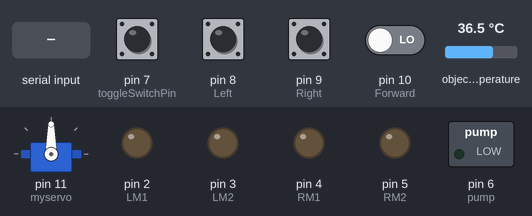
Simulated run of this sketch. Board: Arduino Uno, built with avr-gcc and run on an emulated ATmega328P. Shown: servo, switched loads named in the sketch (green lamp = pin HIGH), output pins drawn as LEDs (lit = HIGH). The test bench sets the inputs (shaded band); at power-on: pin 7 (toggleSwitchPin) HIGH, pin 8 (Left), pin 9 (Right), pin 10 (Forward) LOW, object temperature 36.5 °C.

Above: at 1.2 s.
1.3 s: pin 7 (toggleSwitchPin) pulled LOW for 0.15 s
At 2.6 s:
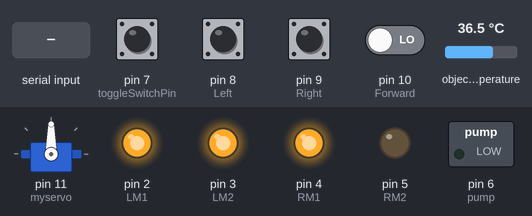
3.0 s: "X" received over the second serial link
At 3.15 s:
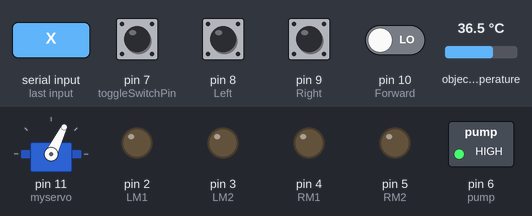
6.0 s: "B" received over the second serial link
At 7.2 s:
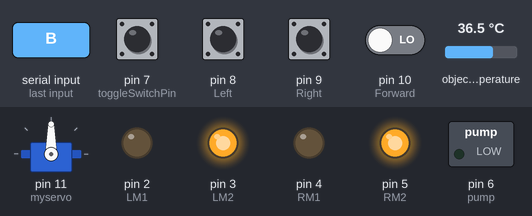
7.5 s: pin 7 (toggleSwitchPin) pulled LOW for 1 s
At 8.3 s:
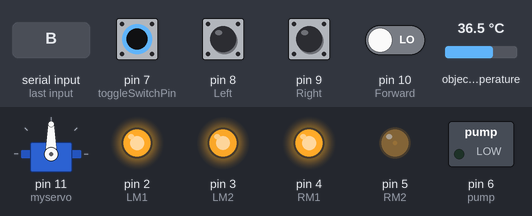
10.0 s: "L" received over the second serial link
At 11.2 s:
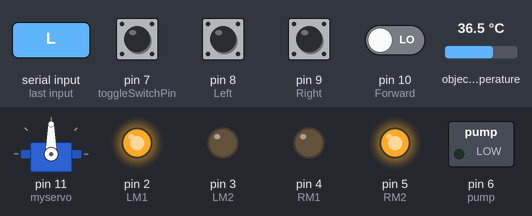
11.5 s: "R" received over the second serial link
At 12.6 s:
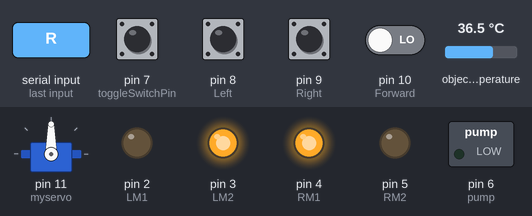
Timing chart, 0 to 14.0 s (numbered marks = the images above; inputs shaded):
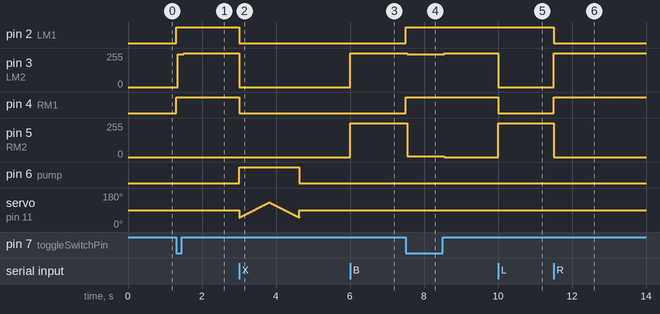

Measured:
- after the input at 1.3 s, pin 2 (LM1), pin 4 (RM1): LOW → HIGH at once; pin 3 (LM2): 0/255 → 246/255 at once, → 255/255 0.16 s later
- after the input at 3.0 s, pin 2 (LM1), pin 4 (RM1): HIGH → LOW at once; pin 3 (LM2): 255/255 → 0/255 at once; pin 6 (pump): LOW → HIGH at once, → LOW 1.6 s later
- after the input at 6.0 s, pin 3 (LM2), pin 5 (RM2): 0/255 → 255/255 at once
- after the input at 7.5 s, pin 2 (LM1), pin 4 (RM1): LOW → HIGH at once; pin 3 (LM2): 255/255 → 245/255 at once, → 255/255 1.0 s later; pin 5 (RM2): 255/255 → 5/255 at once, → 0/255 1.0 s later
- after the input at 10.0 s, pin 3 (LM2): 255/255 → 0/255 at once; pin 4 (RM1): HIGH → LOW at once; pin 5 (RM2): 0/255 → 255/255 at once
- after the input at 11.5 s, pin 2 (LM1): HIGH → LOW at once; pin 3 (LM2): 0/255 → 255/255 at once; pin 4 (RM1): LOW → HIGH at once; pin 5 (RM2): 255/255 → 0/255 at once

The sketch:

fire_fight13a.ino
```cpp
//santhosh Kuamr K R
#include <Wire.h>
#include <Servo.h>
#include <Adafruit_MLX90614.h>
#include <SoftwareSerial.h>

Adafruit_MLX90614 mlx;
Servo myservo;
SoftwareSerial bluetooth(12, 13); // RX, TX

#define Left 8
#define Right 9
#define Forward 10
#define LM1 2
#define LM2 3
#define RM1 4
#define RM2 5
#define pump 6

const int toggleSwitchPin = 7;  // Pin for the toggle switch
bool manualControl = false;

void setup() {
  pinMode(Left, INPUT);
  pinMode(Right, INPUT);
  pinMode(Forward, INPUT);
  pinMode(LM1, OUTPUT);
  pinMode(LM2, OUTPUT);
  pinMode(RM1, OUTPUT);
  pinMode(RM2, OUTPUT);
  pinMode(pump, OUTPUT);

  pinMode(toggleSwitchPin, INPUT_PULLUP);  // Use internal pull-up resistor

  mlx.begin();
  myservo.attach(11);
  myservo.write(90);

  bluetooth.begin(9600);
}

void sweepServo() {
  for (int pos = 50; pos <= 130; pos += 1) {
    myservo.write(pos);
    delay(10);
  }
  for (int pos = 130; pos >= 50; pos -= 1) {
    myservo.write(pos);
    delay(10);
  }
}

void put_off_fire()
{
  digitalWrite(LM1, LOW);
  digitalWrite(LM2, LOW);
  digitalWrite(RM1, LOW);
  digitalWrite(RM2, LOW);

  digitalWrite(pump, HIGH);
  {
  sweepServo();  // Sweep the servo while extinguishing the fire
  }
  digitalWrite(pump, LOW);
  myservo.write(90);  // Center the servo
}

void automaticControl()
{
  int leftSensor = digitalRead(Left);
  int rightSensor = digitalRead(Right);
  int forwardSensor = digitalRead(Forward);

  if (leftSensor && rightSensor && forwardSensor) {
    digitalWrite(LM1, HIGH);
    digitalWrite(LM2, HIGH);
    digitalWrite(RM1, HIGH);
    digitalWrite(RM2, HIGH);
  } else {
    // Stop and adjust movement based on sensor inputs
    digitalWrite(LM1, HIGH);
    digitalWrite(LM2, LOW);
    digitalWrite(RM1, HIGH);
    digitalWrite(RM2, LOW);

    if (leftSensor == LOW) {
      // Turn left
      digitalWrite(LM1, HIGH);
      digitalWrite(LM2, LOW);
      digitalWrite(RM1, HIGH);
      digitalWrite(RM2, HIGH);
    }

    if (rightSensor == LOW) {
      // Turn right
      digitalWrite(LM1, HIGH);
      digitalWrite(LM2, HIGH);
      digitalWrite(RM1, HIGH);
      digitalWrite(RM2, LOW);
    }
  }
}

void manualControlViaBluetooth() {
  if (bluetooth.available() > 0) {
    char command = bluetooth.read();
    handleBluetoothCommand(command);
  }
}

void handleBluetoothCommand(char command) {
  switch (command) {
    case 'F':
      // Move forward
      digitalWrite(LM1, HIGH);
      digitalWrite(LM2, LOW);
      digitalWrite(RM1, HIGH);
      digitalWrite(RM2, LOW);
      break;
    case 'B':
      // Move backward
      digitalWrite(LM1, LOW);
      digitalWrite(LM2, HIGH);
      digitalWrite(RM1, LOW);
      digitalWrite(RM2, HIGH);
      break;
    case 'L':
      // Turn left
      digitalWrite(LM1, HIGH);
      digitalWrite(LM2, LOW);
      digitalWrite(RM1, LOW);
      digitalWrite(RM2, HIGH);
      break;
    case 'R':
      // Turn right
      digitalWrite(LM1, LOW);
      digitalWrite(LM2, HIGH);
      digitalWrite(RM1, HIGH);
      digitalWrite(RM2, LOW);
      break;
    case 'X':
      put_off_fire();
      break;
    case 'S':
      // Stop
      digitalWrite(LM1, HIGH);
      digitalWrite(LM2, HIGH);
      digitalWrite(RM1, HIGH);
      digitalWrite(RM2, HIGH);
      break;
    default:
      break;
  }
}

void loop() {
  // Read the state of the toggle switch
  bool switchState = digitalRead(toggleSwitchPin);

  if (!switchState) {
    // Automatic control mode
    automaticControl();

    // Read temperature only in automatic mode
    double temp = mlx.readObjectTempC();

    if (temp > 37.0) {
      put_off_fire();
    }
  } else {
    // Manual control mode
    manualControlViaBluetooth();
  }
}
```
